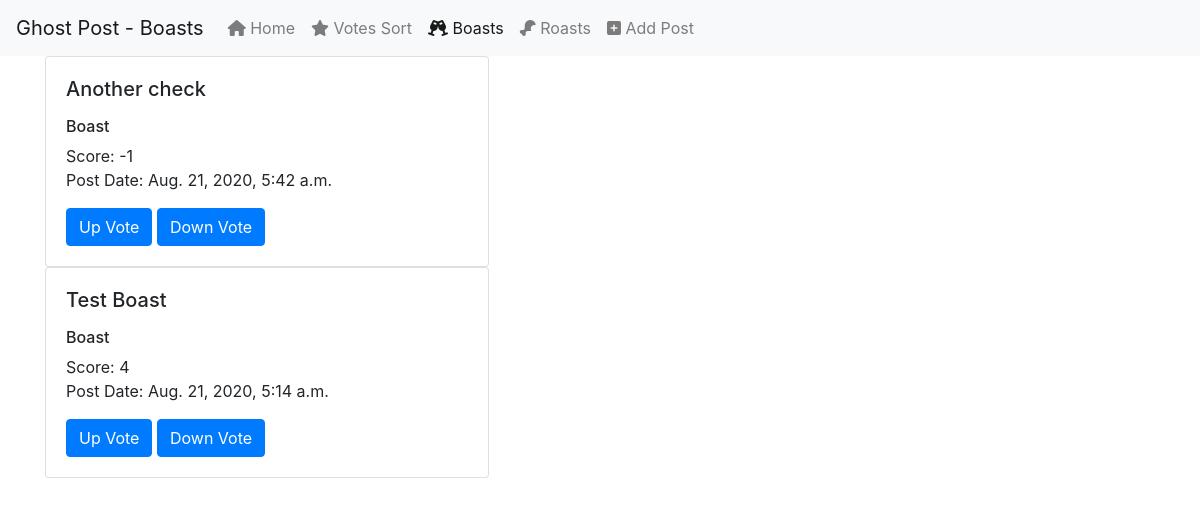
Page /boasts/ on the committed database.
### homepage/models.py (models this page shows)
class Posts(models.Model):
    boast = models.BooleanField(default=True)
    text = models.CharField(max_length=140)
    up_votes = models.IntegerField(default=0)
    down_votes = models.IntegerField(default=0)
    post_date = models.DateTimeField(default=timezone.now)
    @property
    def score(self):
        return self.up_votes - self.down_votes

### homepage/views.py (the view)
# urls.py: path('boasts/', views.boasts_view, name="boasts"),
def boasts_view(request):
    data = Posts.objects.filter(boast=True).order_by('-post_date')
    return render(request, "boasts.html", {
        "data": data,
        "title": "Ghost Post - Boasts"
    })

### templates/boasts.html (shortened to what this page needs)
<link rel="stylesheet" href="https://stackpath.bootstrapcdn.com/bootstrap/4.5.1/css/bootstrap.min.css">
  <nav class="navbar navbar-expand-lg navbar-light bg-light">
    <a class="navbar-brand" href="#">{{ title }}</a>
    <div class="collapse navbar-collapse" id="navbarNavAltMarkup">
      <div class="navbar-nav">
        <a class="nav-link" href="/"> <i class="fas fa-home"></i> Home <span class="sr-only">(current)</span></a>
        <a class="nav-link" href="/score/"><i class="fas fa-star"></i> Votes Sort</a>
        <a class="nav-link active" href="/boasts/"><i class="fas fa-glass-cheers"></i> Boasts</a>
        <a class="nav-link" href="/roasts/"><i class="fas fa-drumstick-bite"></i> Roasts</a>
        <a class="nav-link" href="/addpost/"><i class="fas fa-plus-square"></i> Add Post</a>
      </div>
    </div>
  </nav>
  <div class="container">
    {% for item in data %}
    <div class="card" style="width: 40%;">
      <div class="card-body">
        <h5 class="card-title">{{item.text}}</h5>
        <p class="card-text">
          {% if item.boast %}
            <h6>Boast</h6>
          {% else %}
            <h6>Roast</h6>
          {% endif %}
          Score: {{item.score}}<br/>
          Post Date: {{item.post_date}}
        </p>
        <a href="/upvote/{{item.id}}" class="btn btn-primary">Up Vote</a>
        <a href="/downvote/{{item.id}}" class="btn btn-primary">Down Vote</a>
      </div>
    </div>
    {% endfor %}
  </div>

### rows in the picture
Posts: text "Another check", boast "Boast", score "-1", post_date "Aug. 21, 2020, 5:42 a.m."
Posts: text "Test Boast", boast "Boast", score "4", post_date "Aug. 21, 2020, 5:14 a.m."

### other values in the picture
{{ title }} "Ghost Post - Boasts"
